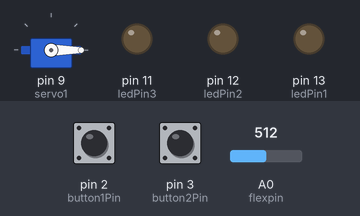
Recording of a sketch running on a simulated Arduino Uno, built with avr-gcc and run on an emulated ATmega328P. On the bench: servo, output pins drawn as LEDs (lit = HIGH). The test bench sets the inputs (shaded band); at power-on: pin 2 (button1Pin) HIGH, pin 3 (button2Pin) HIGH, A0 (flexpin) = 512. What the sketch prints to the serial monitor is not drawn.

Above: at 1.2 s.
1.3 s: pin 2 (button1Pin) pulled LOW for 0.15 s
At 1.82 s:
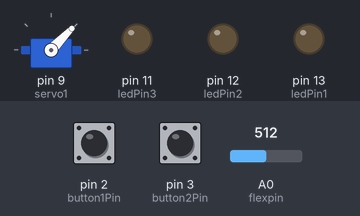
At 2.43 s:
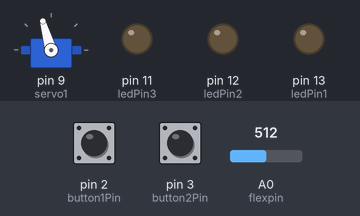
Timing chart, 0 to 10.3 s (numbered marks = the images above; inputs shaded):
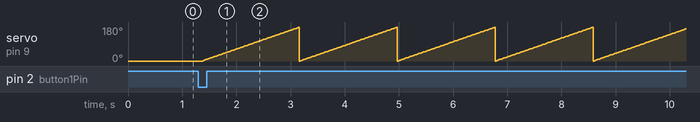

Measured:
- after the input at 1.3 s, servo on pin 9 (servo1): ramps from 0° to 178° and jumps back, once every 1.8 s

The sketch:

lab5.ino
```cpp
#include <Servo.h>

Servo servo1;

const int button1Pin = 2;  // pushbutton 1 pin
const int button2Pin = 3;  // pushbutton 2 pin
const int ledPin1 =  13;
const int ledPin2 =  12;
const int ledPin3 =  11;// LED pin

int button1State, button2State;  // variables to hold the pushbutton states

// Define the analog input pin to measure flex sensor position:

const int flexpin = 0;


void setup()
{
  // Use the serial monitor window to help debug our sketch:

  Serial.begin(9600);

  // Enable control of a servo on pin 9:

  servo1.attach(9);
  pinMode(button1Pin, INPUT);//increase
  pinMode(button2Pin, INPUT);//decrease

  // Set up the LED pin to be an output:
  pinMode(ledPin1, OUTPUT); //slow
    pinMode(ledPin2, OUTPUT); //normal
      pinMode(ledPin3, OUTPUT); //fast
}


void loop()
{
  static int position;
  int flexposition;    // Input value from the analog pin.
  int servoposition;   // Output value to the servo.

  // Read the position of the flex sensor (0 to 1023):

  flexposition = analogRead(flexpin);

  // Because the voltage divider circuit only returns a portion
  // of the 0-1023 range of analogRead(), we'll map() that range
  // to the servo's range of 0 to 180 degrees. The flex sensors
  // we use are usually in the 600-900 range:

  servoposition = map(flexposition, 700, 980, 0, 180);
  servoposition = constrain(servoposition, 0, 180);

  // Now we'll command the servo to move to that position:

  servo1.write(servoposition);

  // Because every flex sensor has a slightly different resistance,
  // the 600-900 range may not exactly cover the flex sensor's
  // output. To help tune our program, we'll use the serial port to
  // print out our values to the serial monitor window:

  Serial.print("sensor: ");
  Serial.print(flexposition);
  Serial.print("  servo: ");
  Serial.println(servoposition);
  delay(150);

  // Note that all of the above lines are "print" except for the
  // last line which is "println". This puts everything on the
  // same line, then sends a final carriage return to move to
  // the next line.

  // After you upload the sketch, turn on the serial monitor
  // (the magnifying-glass icon to the right of the icon bar).
  // You'll be able to see the sensor values. Bend the flex sensor
  // and note its minimum and maximum values. If you replace the
  // 600 and 900 in the map() function above, you'll exactly match
  // the flex sensor's range with the servo's range.

 button1State = digitalRead(button1Pin);
  button2State = digitalRead(button2Pin);


while(((button1State == LOW) ))
  {
    for(position = 0; position < 180; position += 2)
  {
    servo1.write(position);  // Move to next position
    delay(20);               // Short pause to allow it to move
  }
  }
  // if button1 or button 2 are pressed (but not both)


while ((button2State == LOW))
  {
     for(position = 180; position >= 0; position -= 1)
  {
    servo1.write(position--);  // Move to next position
    delay(20);               // Short pause to allow it to move
  }
  }


  if(flexposition >700 && flexposition < 800){
    digitalWrite(ledPin1, HIGH);
  }else{
    digitalWrite(ledPin1, LOW);
    }
  if(flexposition >800 && flexposition < 900){
    digitalWrite(ledPin2, HIGH);
  }else{
    digitalWrite(ledPin2, LOW);
    }
  if(flexposition >900 && flexposition < 1000){
    digitalWrite(ledPin3, HIGH);
  }else{
    digitalWrite(ledPin3, LOW);
    }
  }
```
